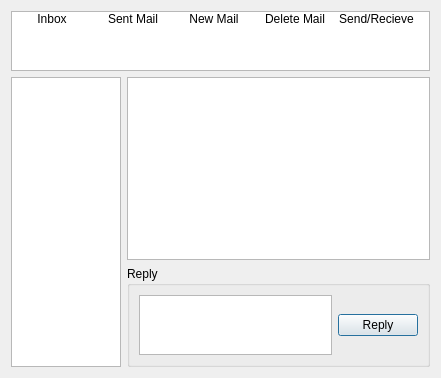
<?xml version="1.0" encoding="UTF-8"?>
<ui version="4.0">
 <class>UserInbox</class>
 <widget class="QDialog" name="UserInbox">
  <property name="geometry">
   <rect>
    <x>0</x>
    <y>0</y>
    <width>441</width>
    <height>378</height>
   </rect>
  </property>
  <property name="windowTitle">
   <string>Inbox</string>
  </property>
  <layout class="QGridLayout" name="gridLayout">
   <item row="1" column="0">
    <layout class="QHBoxLayout" name="horizontalLayout">
     <property name="sizeConstraint">
      <enum>QLayout::SetDefaultConstraint</enum>
     </property>
     <item>
      <widget class="QListWidget" name="messageListWidget">
       <property name="sizePolicy">
        <sizepolicy hsizetype="Preferred" vsizetype="Expanding">
         <horstretch>0</horstretch>
         <verstretch>0</verstretch>
        </sizepolicy>
       </property>
       <property name="minimumSize">
        <size>
         <width>110</width>
         <height>0</height>
        </size>
       </property>
       <property name="maximumSize">
        <size>
         <width>130</width>
         <height>16777215</height>
        </size>
       </property>
      </widget>
     </item>
    </layout>
   </item>
   <item row="1" column="1">
    <layout class="QVBoxLayout" name="verticalLayout">
     <item>
      <widget class="QTextEdit" name="emailDisplayEdit">
       <property name="readOnly">
        <bool>true</bool>
       </property>
      </widget>
     </item>
     <item>
      <widget class="QGroupBox" name="replyGroupBox">
       <property name="sizePolicy">
        <sizepolicy hsizetype="Preferred" vsizetype="Preferred">
         <horstretch>0</horstretch>
         <verstretch>0</verstretch>
        </sizepolicy>
       </property>
       <property name="title">
        <string>Reply</string>
       </property>
       <property name="flat">
        <bool>true</bool>
       </property>
       <layout class="QGridLayout" name="gridLayout_2">
        <item row="0" column="0">
         <widget class="QTextEdit" name="textEdit_2">
          <property name="sizePolicy">
           <sizepolicy hsizetype="Preferred" vsizetype="Preferred">
            <horstretch>0</horstretch>
            <verstretch>0</verstretch>
           </sizepolicy>
          </property>
          <property name="maximumSize">
           <size>
            <width>16777215</width>
            <height>60</height>
           </size>
          </property>
         </widget>
        </item>
        <item row="0" column="1">
         <widget class="QPushButton" name="replyButton">
          <property name="text">
           <string>Reply</string>
          </property>
          <property name="icon">
           <iconset resource="../resources/resources.qrc">
            <normaloff>:/icons/32/Reply_Message</normaloff>:/icons/32/Reply_Message</iconset>
          </property>
          <property name="iconSize">
           <size>
            <width>32</width>
            <height>32</height>
           </size>
          </property>
          <property name="flat">
           <bool>false</bool>
          </property>
         </widget>
        </item>
       </layout>
      </widget>
     </item>
    </layout>
   </item>
   <item row="0" column="0" colspan="2">
    <widget class="QListWidget" name="toolBarListWidget">
     <property name="maximumSize">
      <size>
       <width>16777215</width>
       <height>60</height>
      </size>
     </property>
     <property name="isWrapping" stdset="0">
      <bool>false</bool>
     </property>
     <property name="viewMode">
      <enum>QListView::IconMode</enum>
     </property>
     <property name="uniformItemSizes">
      <bool>true</bool>
     </property>
     <item>
      <property name="text">
       <string>Inbox</string>
      </property>
      <property name="icon">
       <iconset resource="../resources/resources.qrc">
        <normaloff>:/icons/32/Email_Tab</normaloff>:/icons/32/Email_Tab</iconset>
      </property>
     </item>
     <item>
      <property name="text">
       <string>Sent Mail</string>
      </property>
      <property name="icon">
       <iconset resource="../resources/resources.qrc">
        <normaloff>:/icons/32/Sent_Messages</normaloff>:/icons/32/Sent_Messages</iconset>
      </property>
     </item>
     <item>
      <property name="text">
       <string>New Mail</string>
      </property>
      <property name="icon">
       <iconset resource="../resources/resources.qrc">
        <normaloff>:/icons/32/New_Message</normaloff>:/icons/32/New_Message</iconset>
      </property>
     </item>
     <item>
      <property name="text">
       <string>Delete Mail</string>
      </property>
      <property name="icon">
       <iconset resource="../resources/resources.qrc">
        <normaloff>:/icons/32/Delete_Mail</normaloff>:/icons/32/Delete_Mail</iconset>
      </property>
     </item>
     <item>
      <property name="text">
       <string>Send/Recieve</string>
      </property>
      <property name="icon">
       <iconset resource="../resources/resources.qrc">
        <normaloff>:/icons/32/Send_Recieve</normaloff>:/icons/32/Send_Recieve</iconset>
      </property>
     </item>
    </widget>
   </item>
  </layout>
 </widget>
 <resources>
  <include location="../resources/resources.qrc"/>
 </resources>
 <connections/>
</ui>
